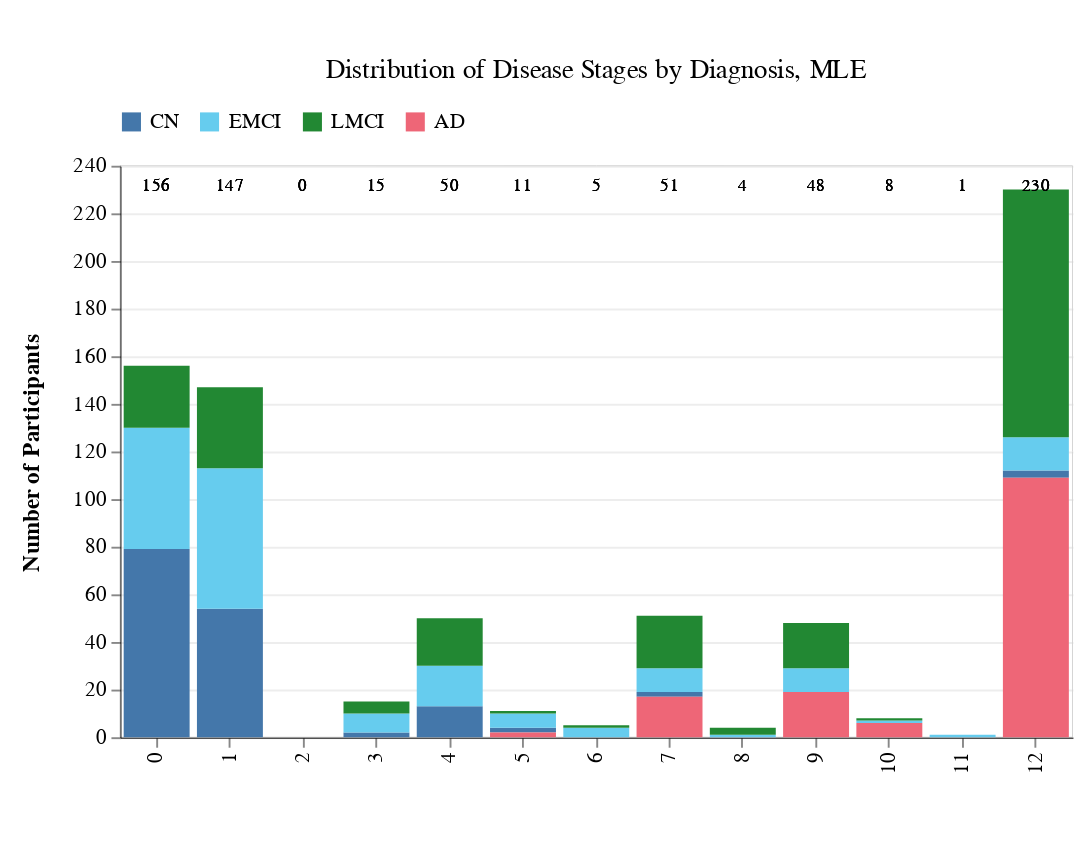

Notebook source saved alongside this figure:
### Markdown cell above
## MLE

### Code cell
mle_stages, ml_stages_plot, mle_runtime = get_ml_stages_and_plot('mle')
ml_stages_plot

### Figure 1 — Vega-Lite specification as saved in the notebook (floating-point values rounded to 4 significant figures)
{"config": {"view": {"continuousWidth": 300, "continuousHeight": 300, "stroke": "lightgray", "strokeWidth": 0.5}, "axis": {"domain": true, "domainColor": "black", "domainWidth": 0.5, "grid": true, "gridColor": "lightgray", "gridOpacity": 0.3, "labelColor": "black", "labelFont": "Arial", "titleColor": "black", "titleFont": "Arial"}}, "layer": [{"mark": {"type": "bar"}, "encoding": {"color": {"field": "Diagnosis", "legend": {"columns": 4, "direction": "horizontal", "labelFontSize": 11, "orient": "top", "symbolSize": 100, "title": null}, "scale": {"domain": ["CN", "EMCI", "LMCI", "AD"], "range": ["#4477AA", "#66CCEE", "#228833", "#EE6677"]}, "type": "nominal"}, "order": {"field": "Diagnosis", "sort": "ascending", "type": "nominal"}, "tooltip": [{"field": "Stage", "title": "Stage", "type": "ordinal"}, {"field": "Diagnosis", "title": "Diagnosis", "type": "nominal"}, {"field": "Count", "title": "Count", "type": "quantitative"}, {"field": "Percentage", "format": ".1%", "title": "Percentage", "type": "quantitative"}], "x": {"axis": {"grid": false, "labelFontSize": 11, "titleFont": "Arial", "titleFontSize": 12, "titlePadding": 15}, "field": "Stage", "title": "", "type": "ordinal"}, "y": {"axis": {"grid": true, "gridOpacity": 0.4, "labelFontSize": 11, "titleFont": "Arial", "titleFontSize": 12, "titlePadding": 15}, "field": "Count", "title": "Number of Participants", "type": "quantitative"}}, "title": {"text": "Distribution of Disease Stages by Diagnosis, MLE", "anchor": "middle", "fontWeight": "normal", "fontSize": 14, "dy": -10}}, {"mark": {"type": "text", "align": "center", "baseline": "bottom", "dy": -5, "fontSize": 9}, "encoding": {"text": {"field": "Total", "format": ",d", "type": "quantitative"}, "tooltip": [{"field": "Stage", "title": "Stage", "type": "ordinal"}, {"field": "Total", "format": ",d", "title": "Total Sample Size", "type": "quantitative"}], "x": {"field": "Stage", "type": "ordinal"}, "y": {"value": 20}}, "title": {"text": "Distribution of Disease Stages by Diagnosis, MLE", "anchor": "middle", "fontWeight": "normal", "fontSize": 14, "dy": -10}}], "data": {"name": "data-cab23b63af4340ab1a1aee7f3754f226"}, "height": 300, "padding": {"left": 10, "top": 30, "right": 10, "bottom": 40}, "width": 500, "$schema": "https://vega.github.io/schema/vega-lite/v5.20.1.json", "datasets": {"data-cab23b63af4340ab1a1aee7f3754f226": [{"Stage": 0, "Diagnosis": "CN", "Count": 79, "Total": 156, "Percentage": 0.5064}, {"Stage": 0, "Diagnosis": "EMCI", "Count": 51, "Total": 156, "Percentage": 0.3269}, {"Stage": 0, "Diagnosis": "LMCI", "Count": 26, "Total": 156, "Percentage": 0.1667}, {"Stage": 0, "Diagnosis": "AD", "Count": 0, "Total": 156, "Percentage": 0.0}, {"Stage": 1, "Diagnosis": "CN", "Count": 54, "Total": 147, "Percentage": 0.3673}, {"Stage": 1, "Diagnosis": "EMCI", "Count": 59, "Total": 147, "Percentage": 0.4014}, {"Stage": 1, "Diagnosis": "LMCI", "Count": 34, "Total": 147, "Percentage": 0.2313}, {"Stage": 1, "Diagnosis": "AD", "Count": 0, "Total": 147, "Percentage": 0.0}, {"Stage": 2, "Diagnosis": "CN", "Count": 0, "Total": 0, "Percentage": null}, {"Stage": 2, "Diagnosis": "EMCI", "Count": 0, "Total": 0, "Percentage": null}, {"Stage": 2, "Diagnosis": "LMCI", "Count": 0, "Total": 0, "Percentage": null}, {"Stage": 2, "Diagnosis": "AD", "Count": 0, "Total": 0, "Percentage": null}, {"Stage": 3, "Diagnosis": "CN", "Count": 2, "Total": 15, "Percentage": 0.1333}, {"Stage": 3, "Diagnosis": "EMCI", "Count": 8, "Total": 15, "Percentage": 0.5333}, {"Stage": 3, "Diagnosis": "LMCI", "Count": 5, "Total": 15, "Percentage": 0.3333}, {"Stage": 3, "Diagnosis": "AD", "Count": 0, "Total": 15, "Percentage": 0.0}, {"Stage": 4, "Diagnosis": "CN", "Count": 13, "Total": 50, "Percentage": 0.26}, {"Stage": 4, "Diagnosis": "EMCI", "Count": 17, "Total": 50, "Percentage": 0.34}, {"Stage": 4, "Diagnosis": "LMCI", "Count": 20, "Total": 50, "Percentage": 0.4}, {"Stage": 4, "Diagnosis": "AD", "Count": 0, "Total": 50, "Percentage": 0.0}, {"Stage": 5, "Diagnosis": "CN", "Count": 2, "Total": 11, "Percentage": 0.1818}, {"Stage": 5, "Diagnosis": "EMCI", "Count": 6, "Total": 11, "Percentage": 0.5455}, {"Stage": 5, "Diagnosis": "LMCI", "Count": 1, "Total": 11, "Percentage": 0.09091}, {"Stage": 5, "Diagnosis": "AD", "Count": 2, "Total": 11, "Percentage": 0.1818}, {"Stage": 6, "Diagnosis": "CN", "Count": 0, "Total": 5, "Percentage": 0.0}, {"Stage": 6, "Diagnosis": "EMCI", "Count": 4, "Total": 5, "Percentage": 0.8}, {"Stage": 6, "Diagnosis": "LMCI", "Count": 1, "Total": 5, "Percentage": 0.2}, {"Stage": 6, "Diagnosis": "AD", "Count": 0, "Total": 5, "Percentage": 0.0}, {"Stage": 7, "Diagnosis": "CN", "Count": 2, "Total": 51, "Percentage": 0.03922}, {"Stage": 7, "Diagnosis": "EMCI", "Count": 10, "Total": 51, "Percentage": 0.1961}, {"Stage": 7, "Diagnosis": "LMCI", "Count": 22, "Total": 51, "Percentage": 0.4314}, {"Stage": 7, "Diagnosis": "AD", "Count": 17, "Total": 51, "Percentage": 0.3333}, {"Stage": 8, "Diagnosis": "CN", "Count": 0, "Total": 4, "Percentage": 0.0}, {"Stage": 8, "Diagnosis": "EMCI", "Count": 1, "Total": 4, "Percentage": 0.25}, {"Stage": 8, "Diagnosis": "LMCI", "Count": 3, "Total": 4, "Percentage": 0.75}, {"Stage": 8, "Diagnosis": "AD", "Count": 0, "Total": 4, "Percentage": 0.0}, {"Stage": 9, "Diagnosis": "CN", "Count": 0, "Total": 48, "Percentage": 0.0}, {"Stage": 9, "Diagnosis": "EMCI", "Count": 10, "Total": 48, "Percentage": 0.2083}, {"Stage": 9, "Diagnosis": "LMCI", "Count": 19, "Total": 48, "Percentage": 0.3958}, {"Stage": 9, "Diagnosis": "AD", "Count": 19, "Total": 48, "Percentage": 0.3958}, {"Stage": 10, "Diagnosis": "CN", "Count": 0, "Total": 8, "Percentage": 0.0}, {"Stage": 10, "Diagnosis": "EMCI", "Count": 1, "Total": 8, "Percentage": 0.125}, {"Stage": 10, "Diagnosis": "LMCI", "Count": 1, "Total": 8, "Percentage": 0.125}, {"Stage": 10, "Diagnosis": "AD", "Count": 6, "Total": 8, "Percentage": 0.75}, {"Stage": 11, "Diagnosis": "CN", "Count": 0, "Total": 1, "Percentage": 0.0}, {"Stage": 11, "Diagnosis": "EMCI", "Count": 1, "Total": 1, "Percentage": 1.0}, {"Stage": 11, "Diagnosis": "LMCI", "Count": 0, "Total": 1, "Percentage": 0.0}, {"Stage": 11, "Diagnosis": "AD", "Count": 0, "Total": 1, "Percentage": 0.0}, {"Stage": 12, "Diagnosis": "CN", "Count": 3, "Total": 230, "Percentage": 0.01304}, {"Stage": 12, "Diagnosis": "EMCI", "Count": 14, "Total": 230, "Percentage": 0.06087}, {"Stage": 12, "Diagnosis": "LMCI", "Count": 104, "Total": 230, "Percentage": 0.4522}, {"Stage": 12, "Diagnosis": "AD", "Count": 109, "Total": 230, "Percentage": 0.4739}]}}
